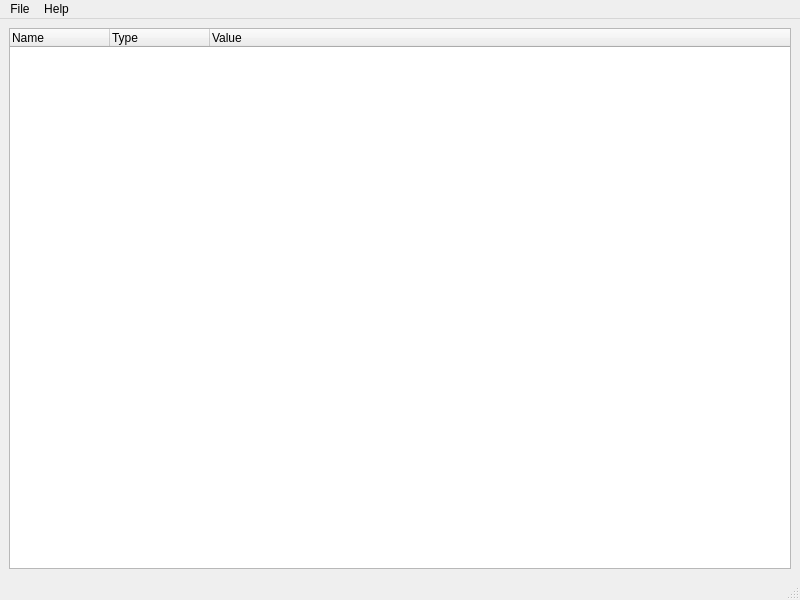
<?xml version="1.0" encoding="UTF-8"?>
<ui version="4.0">
 <class>MainWindow</class>
 <widget class="QMainWindow" name="MainWindow">
  <property name="geometry">
   <rect>
    <x>0</x>
    <y>0</y>
    <width>800</width>
    <height>600</height>
   </rect>
  </property>
  <property name="windowTitle">
   <string>Contacto</string>
  </property>
  <widget class="QWidget" name="centralwidget">
   <layout class="QHBoxLayout" name="horizontalLayout">
    <item>
     <widget class="QTreeWidget" name="treeWidget">
      <column>
       <property name="text">
        <string>Name</string>
       </property>
      </column>
      <column>
       <property name="text">
        <string>Type</string>
       </property>
      </column>
      <column>
       <property name="text">
        <string>Value</string>
       </property>
      </column>
     </widget>
    </item>
   </layout>
  </widget>
  <widget class="QMenuBar" name="menubar">
   <property name="geometry">
    <rect>
     <x>0</x>
     <y>0</y>
     <width>800</width>
     <height>23</height>
    </rect>
   </property>
   <widget class="QMenu" name="menuOpen">
    <property name="title">
     <string>File</string>
    </property>
    <addaction name="actionOpen"/>
    <addaction name="actionImport_from"/>
    <addaction name="actionExport_to"/>
    <addaction name="actionExit"/>
   </widget>
   <widget class="QMenu" name="menuHelp">
    <property name="title">
     <string>Help</string>
    </property>
    <addaction name="actionAbout"/>
   </widget>
   <addaction name="menuOpen"/>
   <addaction name="menuHelp"/>
  </widget>
  <widget class="QStatusBar" name="statusbar"/>
  <action name="actionOpen">
   <property name="text">
    <string>Open</string>
   </property>
   <property name="shortcut">
    <string>Ctrl+O</string>
   </property>
  </action>
  <action name="actionSave_to">
   <property name="text">
    <string>Save to</string>
   </property>
   <property name="shortcut">
    <string>Ctrl+S</string>
   </property>
  </action>
  <action name="actionExit">
   <property name="text">
    <string>Exit</string>
   </property>
  </action>
  <action name="actionExport_to">
   <property name="text">
    <string>Export to</string>
   </property>
   <property name="shortcut">
    <string>Ctrl+E</string>
   </property>
  </action>
  <action name="actionImport_from">
   <property name="text">
    <string>Import from</string>
   </property>
   <property name="shortcut">
    <string>Ctrl+I</string>
   </property>
  </action>
  <action name="actionAbout">
   <property name="text">
    <string>About</string>
   </property>
  </action>
 </widget>
 <resources/>
 <connections>
  <connection>
   <sender>actionExit</sender>
   <signal>triggered()</signal>
   <receiver>MainWindow</receiver>
   <slot>close()</slot>
   <hints>
    <hint type="sourcelabel">
     <x>-1</x>
     <y>-1</y>
    </hint>
    <hint type="destinationlabel">
     <x>399</x>
     <y>299</y>
    </hint>
   </hints>
  </connection>
 </connections>
</ui>
